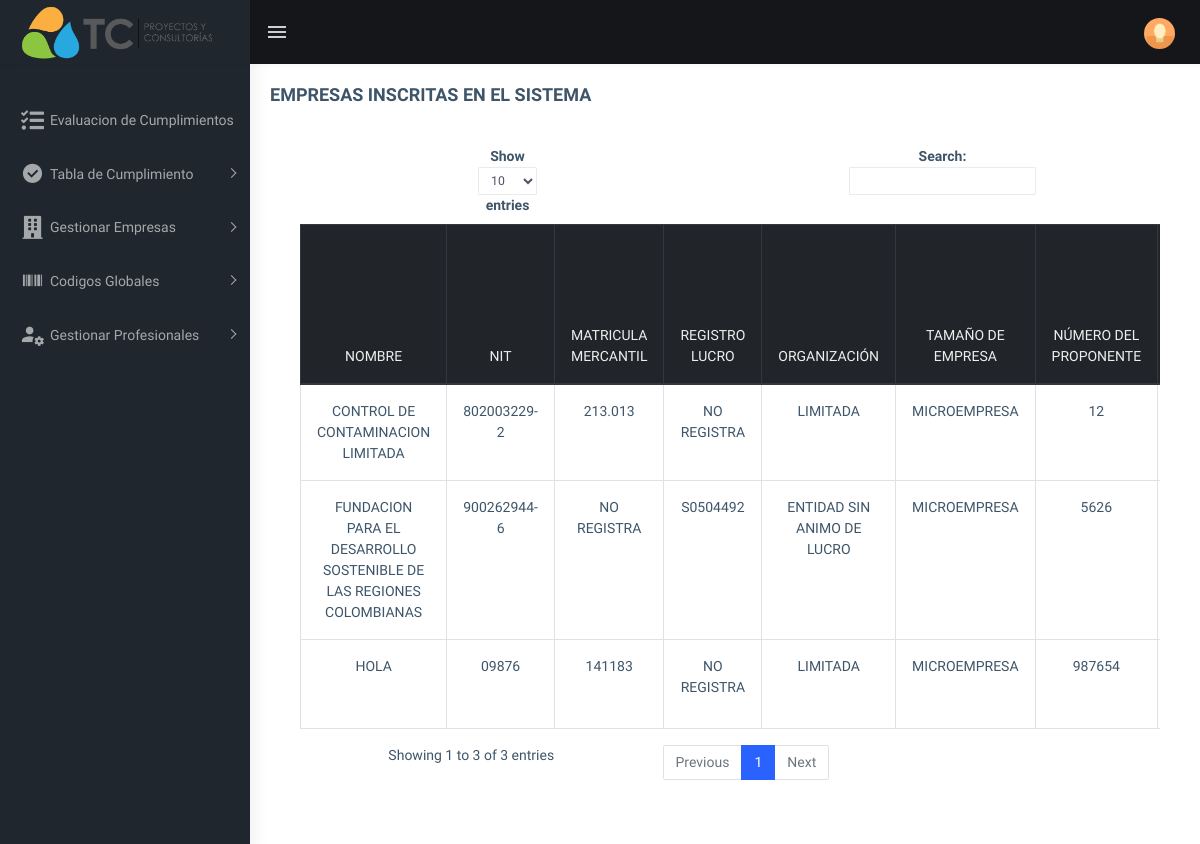
Screenshot of /view/Empresa/MostrarEmpresa.php with the database file from the repository.
### tables this page shows
CREATE TABLE `empresa` (
  `nombre_empresa` varchar(200) NOT NULL,
  `nit` varchar(80) NOT NULL,
  `matricula_mercantil` varchar(80) NOT NULL,
  `registro_lucro` varchar(100) NOT NULL,
  `organizacion` varchar(200) NOT NULL,
  `tamano_empresa` varchar(80) NOT NULL,
  `numero_proponente` int(11) NOT NULL,
  `fecha_inscripcion_registro_prop` date NOT NULL,
  `fecha_ultima_renov_prop` date NOT NULL,
  `indice_liquidez` float NOT NULL,
  `indice_endeudamento` float NOT NULL,
  `razon_cobertura_interes` float NOT NULL,
  `rentabilidad_patrimonio` float NOT NULL,
  `rentabilidad_del_activo` float NOT NULL,
  `activo_corriente` float NOT NULL,
  `pasivo_corriente` float NOT NULL,
  `capital_de_trabajo` float NOT NULL,
  `patrimonio` float NOT NULL
);

### app/utils/Conexion.php (called while the page is built)
<?php
    class Conexion{
		public function get_conexion(){
			$user = "root";
			$pass = "";
			$host = "localhost";
            $db = "tconsultorias";
			try {
				$connection = new PDO("mysql:host=$host; dbname=$db", $user, $pass);
				$connection->setAttribute(PDO::ATTR_ERRMODE, PDO::ERRMODE_EXCEPTION);
            	$connection->setAttribute(PDO::ATTR_EMULATE_PREPARES, false);
			} catch (Exception $e) {
				print_r($e);
			}
			return $connection;
		}
    }
?>

### app/model/EmpresaModel.php (called while the page is built, shortened)
<?php
    class EmpresaModel {
        private $DataBase;
        private $Table = 'empresa';
        public function __construct(){
            $connection = new Conexion();
            $this->DataBase = $connection->get_conexion();
        }
        public function EveryThings () {
            try {
                $sql = "SELECT * FROM $this->Table";
                $query = $this->DataBase->prepare($sql);
                $query->execute();
                $data = $query->fetchAll();
                $response = ['status' => 1, 'empresas' => $data];
            } catch (Exception $e) {
                $response = ['status' => 0, 'error' => $e];
            }
            return $response;
        }
    }
?>

### view/Empresa/MostrarEmpresa.php (the view, shortened to what this page needs)
<?php
     require dirname(__FILE__).'/../home/header.php';
    $Empresa = new EmpresaModel();
    $Empresas = $Empresa->EveryThings();
?>
<div class="page-wrapper">
    <div class="page-breadcrumb">
        <div class="row">
            <div class="col-12 d-flex no-block align-items-center">
                <h4 class="page-title">EMPRESAS INSCRITAS EN EL SISTEMA</h4>
            </div>
        </div>
    </div>
    <div class="container-fluid">
        <div class="row">
            <div class="col-12">
                <div class="card">
                    <div class="card-body">
                        <div class="table-responsive text-center">
                            <table id="zero_config" class="table table-bordered">
                                <thead class="thead-dark">
                                    <tr>
                                        <th>NOMBRE</th>
                                        <th>NIT</th>
                                        <th>MATRICULA MERCANTIL</th>
                                        <th>REGISTRO LUCRO</th>
                                        <th>ORGANIZACIÓN</th>
                                        <th>TAMAÑO DE EMPRESA</th>
                                        <th>NÚMERO DEL PROPONENTE</th>
                                        <th>FECHA DE LA ÚLTIMA INSCRIPCIÓN EN EL REGISTRO DE PROPONENTES</th>
                                    </tr>
                                </thead>
                                <tbody>
                                <?php foreach ($Empresas['empresas'] as $data) {
                                ?>
                                    <tr>
                                        <td><?php echo $data['nombre_empresa']; ?></td>
                                        <td><?php echo $data['nit']; ?></td>
                                        <td><?php echo $data['matricula_mercantil']; ?></td>
                                        <td><?php echo $data['registro_lucro']; ?></td>
                                        <td><?php echo $data['organizacion']; ?></td>
                                        <td><?php echo $data['tamano_empresa']; ?></td>
                                        <td><?php echo $data['numero_proponente']; ?></td>
                                        <td><?php echo $data['fecha_inscripcion_registro_prop']; ?></td>
                                    </tr>
                                    <?php } ?>
                                </tbody>
                            </table>
                        </div>
                    </div>
                </div>
            </div>
        </div>
    </div>
</div>
<?php require dirname(__FILE__).'/../home/footer.php'?>

### rows the page displays
empresa: nombre_empresa "HOLA", nit "09876", matricula_mercantil "141183", registro_lucro "NO REGISTRA", organizacion "LIMITADA", tamano_empresa "MICROEMPRESA", numero_proponente "987654"
empresa: nombre_empresa "CONTROL DE CONTAMINACION LIMITADA", nit "802003229-2", matricula_mercantil "213.013", registro_lucro "NO REGISTRA", organizacion "LIMITADA", tamano_empresa "MICROEMPRESA", numero_proponente "12"
empresa: nombre_empresa "FUNDACION PARA EL DESARROLLO SOSTENIBLE DE LAS REGIONES COLOMBIANAS", nit "900262944-6", matricula_mercantil "NO REGISTRA", registro_lucro "S0504492", organizacion "ENTIDAD SIN ANIMO DE LUCRO", tamano_empresa "MICROEMPRESA", numero_proponente "5626"
